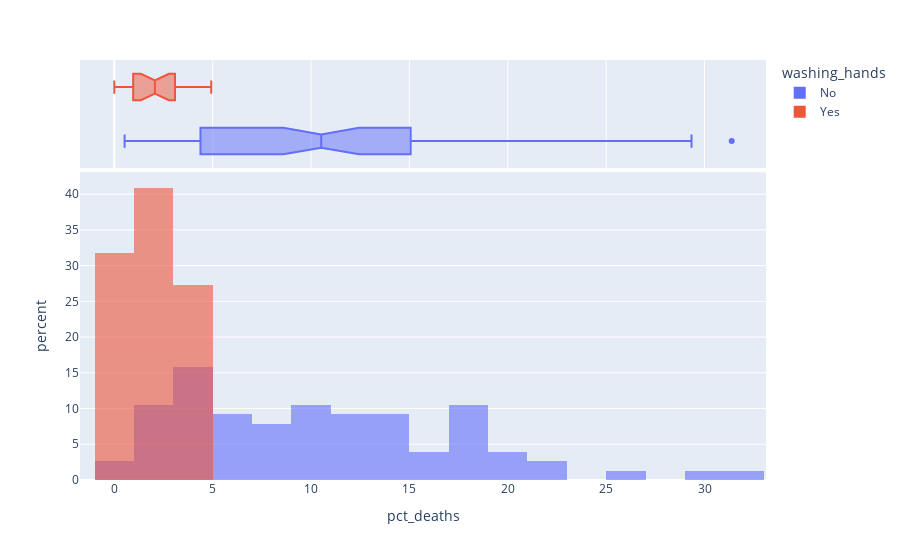

Notebook code cell kept with this figure:
### Markdown cell above
### Use Histograms to Visualise the Monthly Distribution of Outcomes

**Challenge**: Create a [plotly histogram](https://plotly.com/python/histograms/) to show the monthly percentage of deaths. 

* Use docs to check out the available parameters. Use the [`color` parameter](https://plotly.github.io/plotly.py-docs/generated/plotly.express.histogram.html) to display two overlapping histograms.
* The time period of handwashing is shorter than not handwashing. Change `histnorm` to `percent` to make the time periods comparable. 
* Make the histograms slighlty transparent
* Experiment with the number of bins on the histogram. Which number work well in communicating the range of outcomes?
* Just for fun, display your box plot on the top of the histogram using the `marginal` parameter.

### Code cell
px.histogram(
    data_frame=df_monthly,
    x="pct_deaths",
    color="washing_hands",
    nbins=30,
    histnorm="percent",
    barmode="overlay",
    opacity=0.6,
    marginal="box"
)

### Figure 1 — Plotly figure (JSON) as saved in the notebook; plotly's stock layout.template omitted (floating-point values rounded to 4 significant figures)
{"data": [{"alignmentgroup": "True", "bingroup": "x", "histnorm": "percent", "hovertemplate": "washing_hands=No<br>pct_deaths=%{x}<br>percent=%{y}<extra></extra>", "legendgroup": "No", "marker": {"color": "#636efa", "opacity": 0.6}, "name": "No", "nbinsx": 30, "offsetgroup": "No", "orientation": "v", "showlegend": true, "type": "histogram", "x": [14.57, 7.531, 4.332, 1.569, 0.7843, 5, 8.421, 1.351, 1.878, 11.02, 22.55, 20.85, 12.22, 10.23, 10.74, 3.226, 6.593, 20.78, 25.46, 18.39, 29.34, 22.97, 31.38, 19.12, 15.97, 12.41, 11.93, 6.098, 4.082, 0.5236, 1.554, 2.262, 17.6, 7.143, 8.051, 15.16, 11.28, 17.03, 17.31, 5.833, 2.679, 4.369, 6.32, 1.224, 3.226, 11.02, 10.55, 7.591, 4.745, 4.452, 4.231, 4.392, 7.143, 6.122, 3.586, 10.55, 14.84, 10.94, 10.49, 13.39, 18.09, 15.43, 18.97, 13.44, 10.15, 13.1, 18.06, 14.39, 14.96, 10.77, 5.369, 3.215, 1.923, 3.607, 18.27, 12.24], "xaxis": "x", "yaxis": "y"}, {"alignmentgroup": "True", "hovertemplate": "washing_hands=No<br>pct_deaths=%{x}<extra></extra>", "legendgroup": "No", "marker": {"color": "#636efa"}, "name": "No", "notched": true, "offsetgroup": "No", "showlegend": false, "type": "box", "x": [14.57, 7.531, 4.332, 1.569, 0.7843, 5, 8.421, 1.351, 1.878, 11.02, 22.55, 20.85, 12.22, 10.23, 10.74, 3.226, 6.593, 20.78, 25.46, 18.39, 29.34, 22.97, 31.38, 19.12, 15.97, 12.41, 11.93, 6.098, 4.082, 0.5236, 1.554, 2.262, 17.6, 7.143, 8.051, 15.16, 11.28, 17.03, 17.31, 5.833, 2.679, 4.369, 6.32, 1.224, 3.226, 11.02, 10.55, 7.591, 4.745, 4.452, 4.231, 4.392, 7.143, 6.122, 3.586, 10.55, 14.84, 10.94, 10.49, 13.39, 18.09, 15.43, 18.97, 13.44, 10.15, 13.1, 18.06, 14.39, 14.96, 10.77, 5.369, 3.215, 1.923, 3.607, 18.27, 12.24], "xaxis": "x2", "yaxis": "y2"}, {"alignmentgroup": "True", "bingroup": "x", "histnorm": "percent", "hovertemplate": "washing_hands=Yes<br>pct_deaths=%{x}<br>percent=%{y}<extra></extra>", "legendgroup": "Yes", "marker": {"color": "#EF553B", "opacity": 0.6}, "name": "Yes", "nbinsx": 30, "offsetgroup": "Yes", "orientation": "v", "showlegend": true, "type": "histogram", "x": [2.239, 1.2, 1.894, 4.58, 3.957, 4.472, 2.93, 3.534, 0.6873, 0, 0.6557, 0.9585, 1.136, 0.3717, 0, 0.9615, 2.341, 2.903, 1.34, 2.233, 3.085, 4.926], "xaxis": "x", "yaxis": "y"}, {"alignmentgroup": "True", "hovertemplate": "washing_hands=Yes<br>pct_deaths=%{x}<extra></extra>", "legendgroup": "Yes", "marker": {"color": "#EF553B"}, "name": "Yes", "notched": true, "offsetgroup": "Yes", "showlegend": false, "type": "box", "x": [2.239, 1.2, 1.894, 4.58, 3.957, 4.472, 2.93, 3.534, 0.6873, 0, 0.6557, 0.9585, 1.136, 0.3717, 0, 0.9615, 2.341, 2.903, 1.34, 2.233, 3.085, 4.926], "xaxis": "x2", "yaxis": "y2"}], "layout": {"barmode": "overlay", "legend": {"title": {"text": "washing_hands"}, "tracegroupgap": 0}, "margin": {"t": 60}, "xaxis": {"anchor": "y", "domain": [0, 1], "title": {"text": "pct_deaths"}}, "xaxis2": {"anchor": "y2", "domain": [0, 1], "matches": "x", "showgrid": true, "showticklabels": false}, "yaxis": {"anchor": "x", "domain": [0, 0.7326], "title": {"text": "percent"}}, "yaxis2": {"anchor": "x2", "domain": [0.7426, 1], "matches": "y2", "showgrid": false, "showline": false, "showticklabels": false, "ticks": ""}}}
